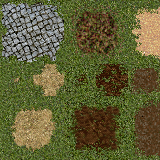

Below is a game level as drawn by its tile map, then a one-line description and the .tmx file that defines it, in full:
An orthogonal 5x5 tile map with 32x32 px tiles, 1 tile layer (Tile Layer 1).

<map version="1.0" orientation="orthogonal" renderorder="right-down" width="5" height="5" tilewidth="32" tileheight="32" nextobjectid="1">
 <tileset firstgid="1" name="terrain" tilewidth="32" tileheight="32" tilecount="192" columns="16">
  <image source="HF1_A2.png" width="512" height="384" />
 </tileset>
 <layer name="Tile Layer 1" width="5" height="5">
  <data encoding="csv">
69,70,71,72,73,
85,86,87,88,89,
101,102,103,104,105,
117,118,119,120,121,
133,134,135,136,137
</data>
 </layer>
</map>
